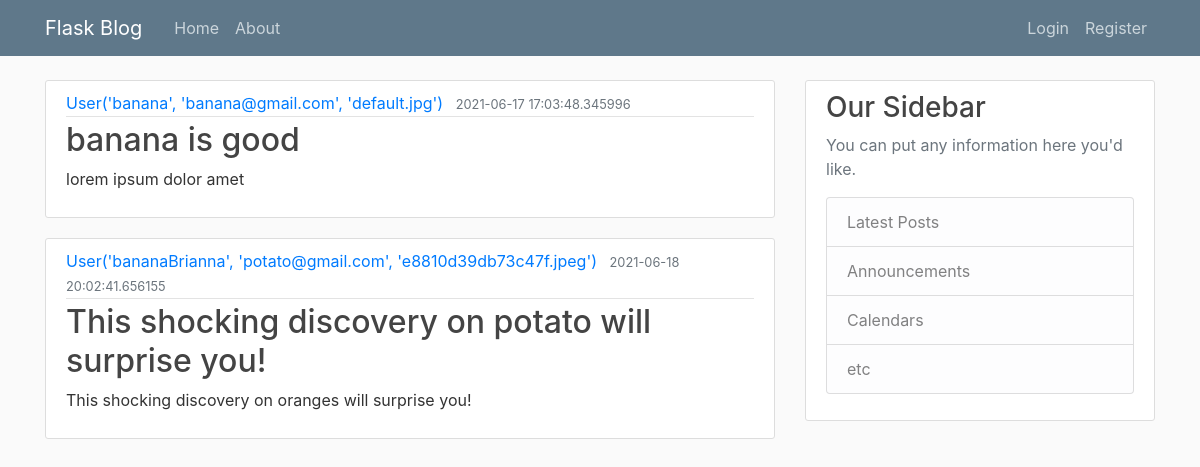
Page /home on the earlier database version.
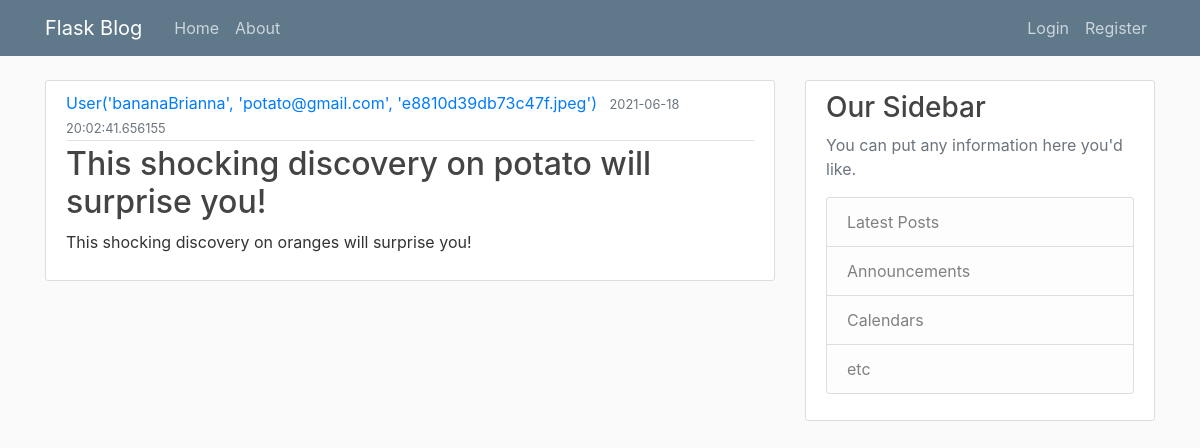
Same page on the later database version.
### flaskblog/models.py (models this page shows, shortened)
class Post(db.Model):
    id = db.Column(db.Integer, primary_key=True)
    title = db.Column(db.String(100), nullable=False)
    date_posted = db.Column(db.DateTime, nullable=False, default=datetime.now)
    content = db.Column(db.Text, nullable=False)
    user_id = db.Column(db.Integer, db.ForeignKey('user.id'), nullable=False)

class User(db.Model, UserMixin):
    id = db.Column(db.Integer, primary_key=True)
    username = db.Column(db.String(20), unique=True, nullable=False)
    email = db.Column(db.String(120), unique=True, nullable=False)
    image_file = db.Column(db.String(20), default='default.jpg')
    password = db.Column(db.String(60), nullable=False)
    posts = db.relationship('Post', backref='author', lazy=True)
    def __repr__(self):
        return f"User('{self.username}', '{self.email}', '{self.image_file}')"

### flaskblog/routes.py (the view)
@app.route("/")
@app.route("/home")
def home():
    posts = Post.query.all()
    return render_template('home.html', posts=posts)

### flaskblog/templates/home.html
{% extends "layout.html" %}
{% block content %}
    {% for post in posts %}
        <article class="media content-section">
          <div class="media-body">
            <div class="article-metadata">
              <a class="mr-2" href="#">{{ post.author }}</a>
              <small class="text-muted">{{ post.date_posted }}</small>
            </div>
            <h2><a class="article-title" href="#">{{ post.title }}</a></h2>
            <p class="article-content">{{ post.content }}</p>
          </div>
        </article>
    {% endfor %}
{% endblock content %}

### flaskblog/templates/layout.html (shortened to what this page needs)
<!DOCTYPE html>
<html>
<head>
    <link rel="stylesheet" href="https://maxcdn.bootstrapcdn.com/bootstrap/4.0.0/css/bootstrap.min.css">
    <link rel="stylesheet" type="text/css" href="{{ url_for('static', filename='main.css') }}">
</head>
<body>
    <header class="site-header">
      <nav class="navbar navbar-expand-md navbar-dark bg-steel fixed-top">
        <div class="container">
          <a class="navbar-brand mr-4" href="/">Flask Blog</a>
          <div class="collapse navbar-collapse" id="navbarToggle">
            <div class="navbar-nav mr-auto">
              <a class="nav-item nav-link" href="/">Home</a>
              <a class="nav-item nav-link" href="/about">About</a>
            </div>
          <div class="navbar-nav">
              {% if current_user.is_authenticated %}
                <a class="nav-item nav-link" href="{{ url_for('new_post')}}">New Post</a>
                <a class="nav-item nav-link" href="/account">Account</a>
                <a class="nav-item nav-link" href="/logout">Logout</a>
              {% else %}
                <a class="nav-item nav-link" href="/login">Login</a>
                <a class="nav-item nav-link" href="/register">Register</a>
              {% endif %}
               </div>
          </div>
        </div>
      </nav>
    </header>
    <main role="main" class="container">
      <div class="row">
        <div class="col-md-8">
          {% block content %}{% endblock %}
        </div>
        <div class="col-md-4">
          <div class="content-section">
            <h3>Our Sidebar</h3>
            <p class='text-muted'>You can put any information here you'd like.
              <ul class="list-group">
                <li class="list-group-item list-group-item-light">Latest Posts</li>
                <li class="list-group-item list-group-item-light">Announcements</li>
                <li class="list-group-item list-group-item-light">Calendars</li>
                <li class="list-group-item list-group-item-light">etc</li>
              </ul>
            </p>
          </div>
        </div>
      </div>
    </main>
</body>
</html>

### flaskblog/static/main.css (style rules this page uses)
body { background: #fafafa; color: #333333; margin-top: 5rem; }
h1, h2, h3, h4, h5, h6 { color: #444444; }
.bg-steel { background-color: #5f788a; }
.site-header .navbar-nav .nav-link { color: #cbd5db; }
.content-section { background: #ffffff; padding: 10px 20px; border: 1px solid #dddddd; border-radius: 3px; margin-bottom: 20px; }
.article-title { color: #444444; }
.article-content { white-space: pre-line; }
.article-metadata { padding-bottom: 1px; margin-bottom: 4px; border-bottom: 1px solid #e3e3e3 }

Differences in the rows shown:
removed Post: author "User('banana', 'banana@gmail.com', 'default.jpg')", date_posted "2021-06-17 17:03:48.345996", title "banana is good", content "lorem ipsum dolor amet"
